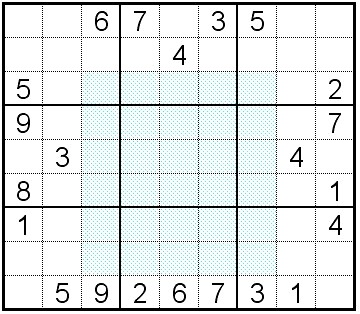
#> input picture sudoku.png, 360 x 314 px, found by its file name
$ python 6.8_canny.py
#> lines starting #> are read from the running program, lines starting #| are printed output that depends on the picture; after the words box and inside, x2 and y2 are one past the last pixel; in counts of white or black regions, pixels touching at a corner belong together
# image gradient - Canny kết hợp làm mịn, gradient và ngưỡng kép nên ít nhiễu và biên mảnh hơn.
import cv2 as cv
import numpy as np

img = cv.imread('sudoku.png', cv.IMREAD_GRAYSCALE)
#> img: shape (314, 360); min 0, max 255, mean 227.9
if img is None:
    print("Không đọc được ảnh")
    exit()

edges = cv.Canny(img, 100, 200)
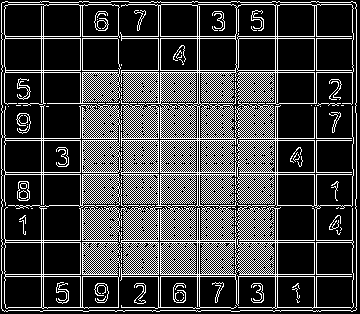
#> edges: shape (314, 360); 25.8% white in thin lines or dots

show = np.hstack([img, edges])
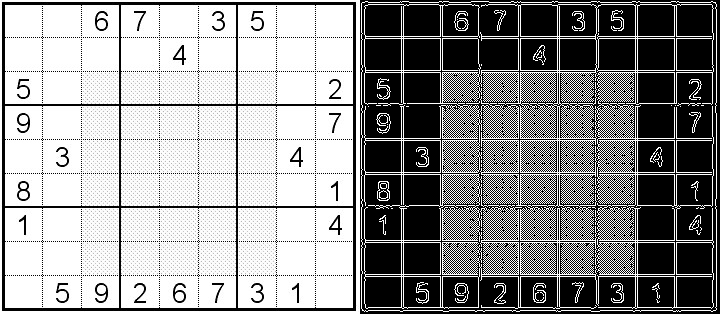
#> show: shape (314, 720); min 0, max 255, mean 146.8
show = cv.resize(show, None, fx=0.5, fy=0.5)
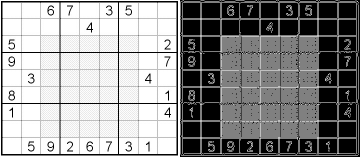
#> show: shape (157, 360); min 0, max 255, mean 147

cv.imshow('window', show)
cv.setWindowTitle('window', 'Original | Canny (100, 200)')

cv.waitKey(0)
cv.destroyAllWindows()
